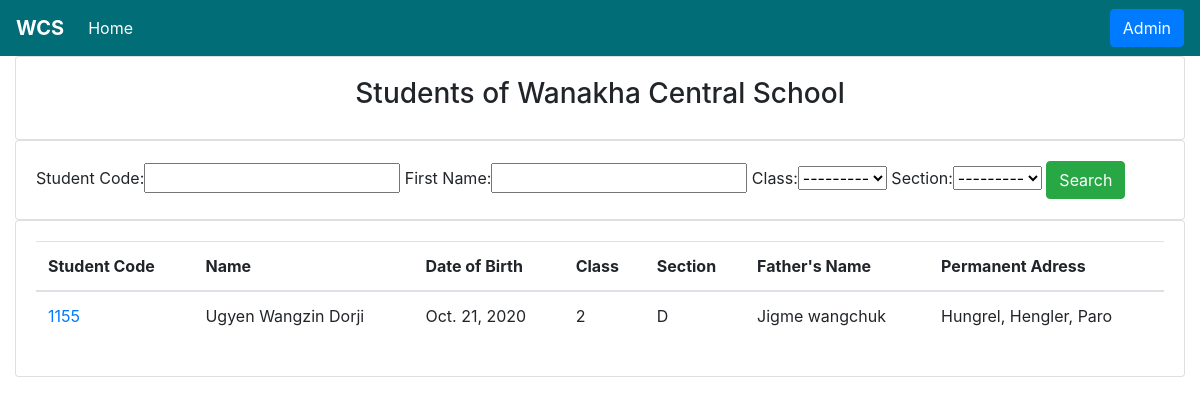
/student_info/, run on the app's committed database.
### studentinfo/models.py (models this page shows, shortened)
class StudentDetails(models.Model):
    sections = [('A', 'A'),('B', 'B'),('C','C'),('D','D'),('E','E'),('F','F'),('G','G')]
    class_list = [('PP','PP'),('1','1'),('2','2'),('3','3'),('4','4'),('5','5'),('6','6'),('7','7'),('8','8'),('9','9'),('10','10')]
    blood_group_list = [('A+','A+'),('A-','A-'),('B+','B+'),('B-','B-'),('AB+','AB+'),('AB-','AB-'),('O+','O+'),('O-','O-')]
    gender_list =[('Male','Male'),('Female','Female')]
    Student_Code = models.CharField(max_length=17, unique=True)
    First_Name = models.CharField(max_length=100)
    Middle_Name = models.CharField(max_length=100, blank=True)
    Surname = models.CharField(max_length=100)
    Date_of_Birth = models.DateField()
    Blood_Group =models.CharField(max_length=4, null=True, choices=blood_group_list)
    Gender = models.CharField(max_length=20, null=True, choices=gender_list)
    Class = models.CharField(max_length=2, choices=class_list)
    Section = models.CharField(max_length=2, choices=sections)
    Village = models.CharField(max_length=100)
    Geog = models.CharField(max_length=100)
    Dzongkhag = models.CharField(max_length=100)
    Present_Adress = models.CharField(max_length=200)
    Name_of_Father = models.CharField(max_length=100)
    Contact_No1 = models.IntegerField()
    Name_of_Mother = models.CharField(max_length=100)
    Contact_No2 = models.IntegerField()
    Profile_photo = models.ImageField(max_length=264, null=True, blank=True)
    Infomation_Entered_on = models.DateTimeField(default=timezone.now)

### studentinfo/views.py (the view)
# urls.py: path('',views.student_list, name='list'),
def student_list(request):
    std_details =  StudentDetails.objects.order_by('id')
    myFilter = StudentFilter(request.GET, queryset=std_details)
    std_details =myFilter.qs
    std_dicts = {"student_list":std_details, 'myFilter':myFilter}
    return render(request, 'studentinfo/student_list.html', context=std_dicts)

### studentinfo/templates/studentinfo/student_list.html (shortened to what this page needs)
{% extends "studentinfo/studentinfo_base.html" %}
{% block content %}
<div class="container-fluid">
  <div class="card card-body">
    <h3 class="text-center">Students of Wanakha Central School</h3>
  </div>
  <div class="row">
    <div class="col">
      <div class="card card-body">
        <form method="GET">
        {{myFilter.form}}
        <button type="submit" class="btn btn-success">Search</button>
      </form>
      </div>
    </div>
  </div>
  <div class="card card-body">
    {% if student_list %}
      <table class="table thead-dark">
        <thead>
          <th scope="col">Student Code</th>
          <th scope="col">Name</th>
          <th scope="col">Date of Birth</th>
          <th scope="col">Class</th>
          <th scope="col">Section</th>
          <th scope="col">Father's Name</th>
          <th scope="col">Permanent Adress</th>
        </thead>
        {% for acc in student_list %}
          <tr>
            <td scope="row"><a href="{{acc.id}}">{{acc.Student_Code}}</a></td>
            <td scope="row">{{acc.First_Name}} {{acc.Middle_Name}} {{acc.Surname}}</td>
            <td scope="row">{{acc.Date_of_Birth}}</td>
            <td scope="row">{{acc.Class}}</td>
            <td scope="row">{{acc.Section}}</td>
            <td scope="row">{{acc.Name_of_Father}}</td>
            <td scope="row">{{acc.Village}}, {{acc.Geog}}, {{acc.Dzongkhag}}</td>
          </tr>
        {% endfor %}
      </table>
      {% else %}
        <p>No Excess Records </p>
      {% endif %}
    </div>
  </div>
{% endblock %}

### data on the page
StudentDetails: Student_Code "1155", First_Name "Ugyen", Middle_Name "Wangzin", Surname "Dorji", Date_of_Birth "Oct. 21, 2020", Class "2", Section "D", Name_of_Father "Jigme wangchuk", Village "Hungrel", Geog "Hengler", Dzongkhag "Paro"
